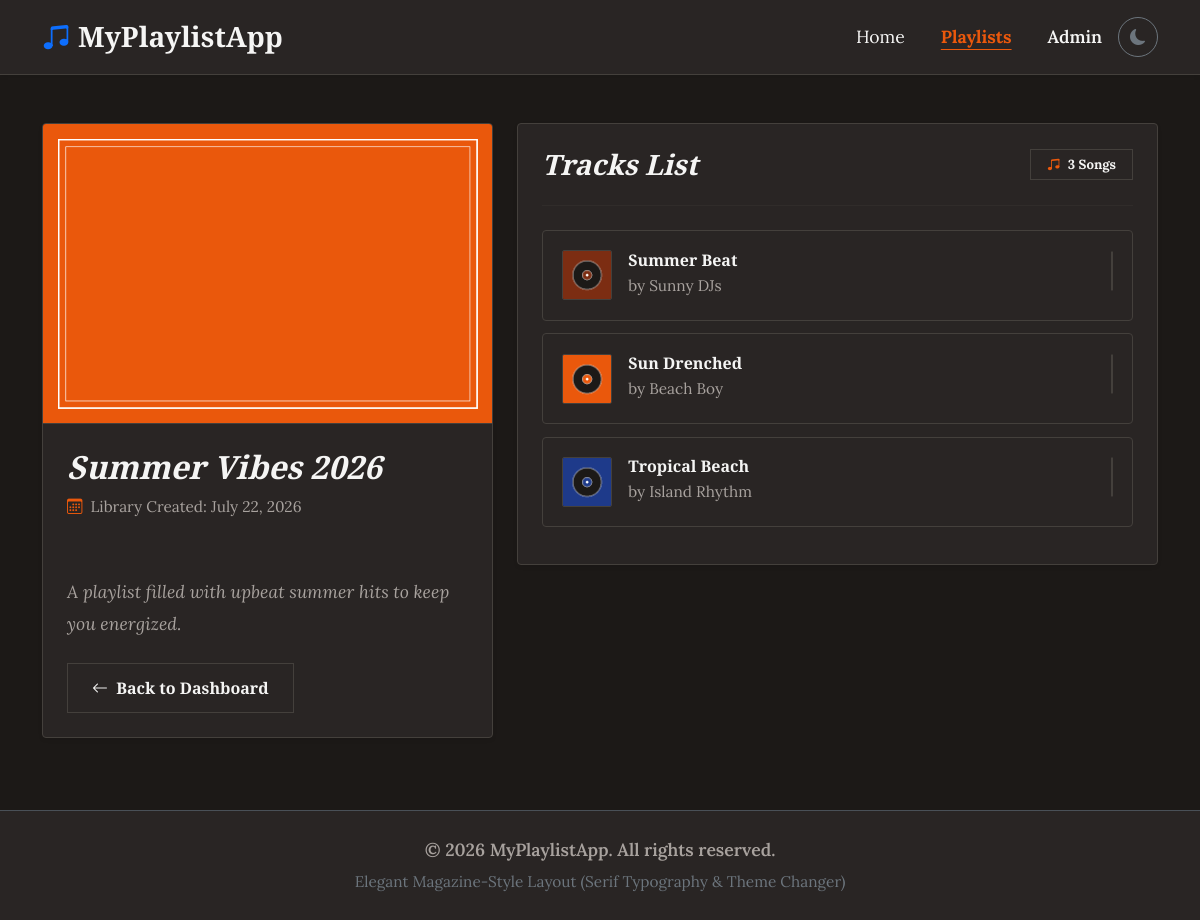
The app's page /playlists/1/ with its own data.
### playlists/models.py (models this page shows, shortened)
class Playlist(models.Model):
    title = models.CharField(max_length=100)
    description = models.TextField()
    cover_image = models.ImageField(upload_to='covers/', blank=True, null=True)
    created_at = models.DateTimeField(auto_now_add=True)

class Song(models.Model):
    playlist = models.ForeignKey(Playlist, on_delete=models.CASCADE, related_name='songs')
    title = models.CharField(max_length=150)
    artist = models.CharField(max_length=100, blank=True, null=True)
    audio_file = models.FileField(upload_to='songs/')
    song_image = models.ImageField(upload_to='song_covers/', blank=True, null=True)
    created_at = models.DateTimeField(auto_now_add=True)

### playlists/views.py (the view)
# urls.py: path('playlists/<int:playlist_id>/', views.playlist_detail, name='playlist_detail'),
def playlist_detail(request, playlist_id):
    single_playlist = get_object_or_404(Playlist, id=playlist_id)
    context = {
        'playlist': single_playlist
    }
    return render(request, 'playlists/playlist_detail.html', context)

### playlists/templates/playlists/playlist_detail.html (shortened to what this page needs)
{% extends 'playlists/base.html' %}
{% block content %}
<div class="row g-4">
    <div class="col-lg-5">
        <div class="magazine-detail-card shadow-sm overflow-hidden mb-4">
            <div class="detail-img-container">
                {% if playlist.cover_image %}
                    <img src="{{ playlist.cover_image.url }}" alt="{{ playlist.title }}">
                {% else %}
                    <div class="d-flex flex-column align-items-center justify-content-center py-5 w-100" style="background-color: var(--track-bg);">
                        <i class="bi bi-music-note-beamed text-muted-custom display-1"></i>
                        <span class="text-muted-custom small mt-2">No Cover Image</span>
                    </div>
                {% endif %}
            </div>
            <div class="card-body p-4">
                <h2 class="fw-bold mb-2 text-primary-custom" style="font-style: italic;">{{ playlist.title }}</h2>
                <div class="text-muted-custom small mb-4 d-flex align-items-center">
                    <i class="bi bi-calendar3 me-2 text-brand-color"></i> Library Created: {{ playlist.created_at|date:"F d, Y" }}
                </div>
                <p class="text-muted-custom mb-4" style="line-height: 1.8; white-space: pre-line; font-style: italic;">
                    {{ playlist.description }}
                </p>
                <a href="{% url 'playlist_list' %}" class="btn btn-outline-magazine rounded-0 px-4">
                    <i class="bi bi-arrow-left me-1"></i> Back to Dashboard
                </a>
            </div>
        </div>
    </div>
    <div class="col-lg-7">
        <div class="magazine-detail-card p-4 shadow-sm">
            <div class="d-flex justify-content-between align-items-center mb-4">
                <h3 class="fw-bold mb-0 text-primary-custom" style="font-style: italic;">Tracks List</h3>
                <span class="badge border text-primary-custom rounded-0 px-3 py-2" style="border-color: var(--custom-border) !important; background-color: var(--track-bg);">
                    <i class="bi bi-music-note-beamed text-brand-color me-1"></i> {{ playlist.songs.count }} Songs
                </span>
            </div>
            <hr class="mb-4" style="border-color: var(--custom-border);">
            {% if playlist.songs.all %}
                <div class="tracks-container">
                    {% for song in playlist.songs.all %}
                        <div class="track-item-magazine d-flex flex-column flex-sm-row justify-content-between align-items-sm-center gap-3" onclick="togglePlay(event, this)" style="cursor: pointer;">
                            <div class="d-flex align-items-center">
                                {% if song.song_image %}
                                    <img src="{{ song.song_image.url }}" alt="{{ song.title }}" class="me-3" style="width: 50px; height: 50px; object-fit: cover; border: 1px solid var(--custom-border); border-radius: 2px;">
                                {% else %}
                                    <div class="text-brand-color rounded-0 d-flex align-items-center justify-content-center me-3" style="width: 50px; height: 50px; min-width: 50px; background-color: var(--custom-bg); border: 1px solid var(--custom-border);">
                                        <i class="bi bi-music-note fs-4"></i>
                                    </div>
                                {% endif %}
                                <div>
                                    <h6 class="fw-bold mb-0 text-primary-custom">{{ song.title }}</h6>
                                    {% if song.artist %}
                                        <span class="text-muted-custom small">by {{ song.artist }}</span>
                                    {% else %}
                                        <span class="text-muted-custom small">Unknown Artist</span>
                                    {% endif %}
                                </div>
                            </div>
                            <div>
                                <audio controls class="w-100" style="max-width: 285px;">
                                    <source src="{{ song.audio_file.url }}">
                                </audio>
                            </div>
                        </div>
                    {% endfor %}
                </div>
            {% endif %}
        </div>
    </div>
</div>
{% endblock %}

### playlists/static/playlists/css/style.css (style rules this page uses)
body { font-family: 'Lora', Georgia, serif; font-size: 1.1rem; line-height: 1.7; transition: background-color 0.3s ease, color 0.3s ease; }
h1, h2, h3, h4, h5, h6, .navbar-brand { font-family: 'Playfair Display', Times, serif; font-weight: 800; }
[data-bs-theme="dark"] { --custom-bg: #1c1917; --custom-card-bg: #292524; --custom-text-primary: #f5f5f4; --custom-text-secondary: #a8a29e; --custom-border: #44403c; --primary-color: #ea580c; --primary-hover: #f97316; --track-bg: #292524; --track-hover: #3e3a38; }
body { background-color: var(--custom-bg) !important; color: var(--custom-text-primary) !important; }
.btn-outline-magazine { background-color: transparent; color: var(--custom-text-primary) !important; border: 1px solid var(--custom-border); border-radius: 4px; padding: 0.75rem 2rem; font-family: 'Playfair Display', serif; font-weight: 700; transition: background-color 0.2s ease, border-color 0.2s ease; }
.magazine-detail-card { background-color: var(--custom-card-bg); border: 1px solid var(--custom-border); border-radius: 4px; }
.detail-img-container { max-height: 400px; overflow: hidden; border-bottom: 1px solid var(--custom-border); background-color: var(--track-bg); }
.detail-img-container img { width: 100%; height: 100%; object-fit: cover; }
.track-item-magazine { background-color: var(--track-bg); border: 1px solid var(--custom-border); border-radius: 4px; padding: 1.2rem; margin-bottom: 0.8rem; transition: background-color 0.2s ease, border-color 0.2s ease; }
audio { height: 40px; background-color: var(--custom-bg); border: 1px solid var(--custom-border); border-radius: 4px; }
.text-muted-custom { color: var(--custom-text-secondary) !important; }
.text-primary-custom { color: var(--custom-text-primary) !important; }
.text-brand-color { color: var(--primary-color) !important; }

### records on screen
Playlist: cover_image (picture), title "Summer Vibes 2026", created_at "July 22, 2026", description "A playlist filled with upbeat summer hits to keep you energized.", songs.count "3"
Song: song_image (picture), title "Summer Beat", artist "Sunny DJs"
Song: song_image (picture), title "Sun Drenched", artist "Beach Boy"
Song: song_image (picture), title "Tropical Beach", artist "Island Rhythm"
